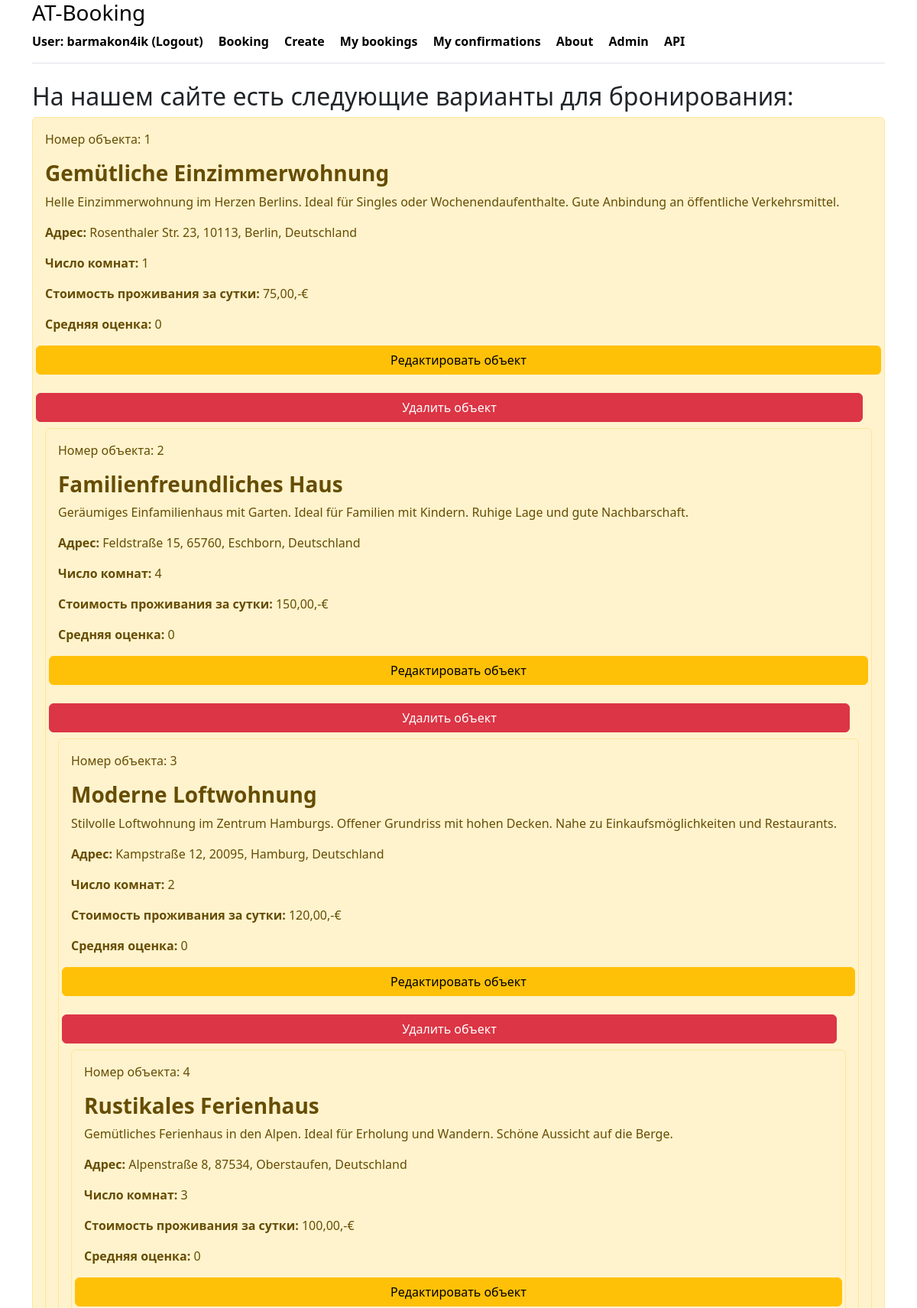
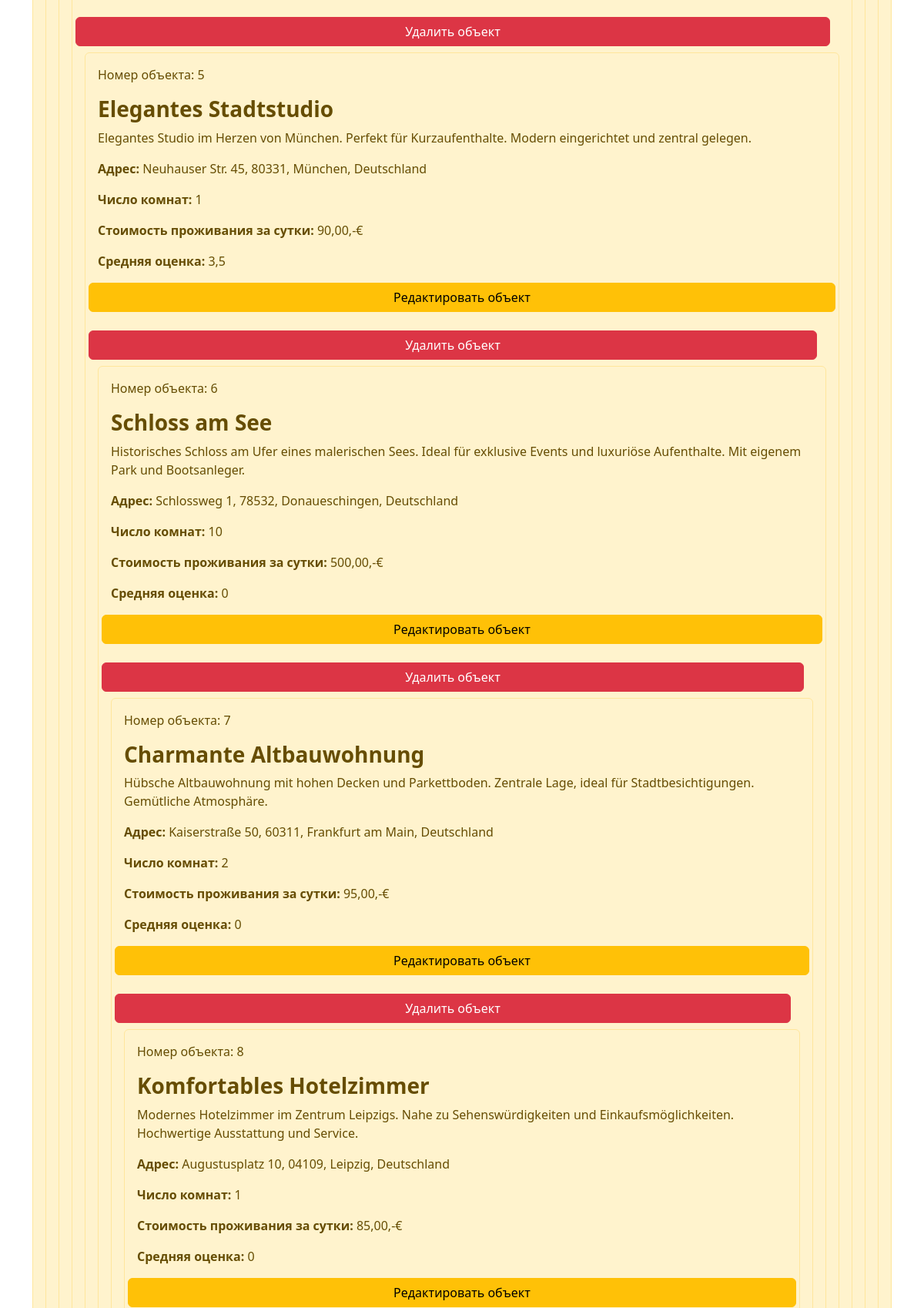
The app's page / (signed in, upper part) with its own data (2 pictures, top to bottom).
### booking/models.py (models this page shows, shortened)
class Housing(models.Model):
    class HousingType(models.TextChoices):
        APARTMENT = 'APARTMENT', 'Квартира'
        HOUSE = 'HOUSE', 'Дом'
        STUDIO = 'STUDIO', 'Студия'
        CASTLE = 'CASTLE', 'Замок'
        HOTEL = 'HOTEL', 'Гостиница'
        VILLA = 'VILLA', 'Вилла'
        COTTAGE = 'COTTAGE', 'Коттедж'
    name = models.CharField(_('Name of object'), max_length=100)
    type = models.CharField(
        _('Type of object'),
        max_length=20,
        choices=HousingType.choices,
        default=HousingType.APARTMENT
    )
    country = models.CharField(_('Country'), max_length=50)
    post_code = models.CharField(_('Postal code'), max_length=10)
    city = models.CharField(_('City'), max_length=50)
    street = models.CharField(_('Street'), max_length=50, null=True, blank=True)
    house_number = models.CharField(_('House number'), max_length=50, null=True, blank=True)
    rooms = models.IntegerField(_('Number of rooms'))
    description = models.TextField(_('Description'))
    price = models.DecimalField(_('Price'), max_digits=10, decimal_places=2)
    owner = models.ForeignKey(User, on_delete=models.CASCADE, related_name='owner_housings')
    is_visible = models.BooleanField(default=True)
    created_at = models.DateTimeField(auto_now_add=True)
    views = models.IntegerField(default=0)  # Поле для хранения количества просмотров
    class Meta:
        verbose_name_plural = _('housings')
        verbose_name = _('housing')
        indexes = [
            models.Index(fields=['type']),
            models.Index(fields=['price']),
        ]
    def get_average_rating(self):
        avg_rating = self.reviews.aggregate(Avg('rating')).get('rating__avg')
        return avg_rating if avg_rating is not None else 0  # Возвращаем 0, если нет отзывов

### booking/views.py (the view)
# urls.py: path('', index, name='index'),
def index(request):
    try:
        return render(request, 'booking/index.html', {
            'title': 'AT-Booking Просмотр объектов',
            'housing': user_filter(request)
        })
    except Exception as e:
        import logging
        logger = logging.getLogger(__name__)
        logger.error(f"Error occurred: {e}")
        return render(request, 'booking/error.html', {'error_message': str(e)})

### booking/views.py (called while the page is built)
def user_filter(request):
    user = request.user
    if user.is_staff or user.is_superuser:
        return Housing.objects.all().order_by('id')
    else:
        housing = Housing.objects.filter(
            is_visible=True
        ).order_by('-id')
        return housing | Housing.objects.filter(owner=user)

### booking/templates/booking/index.html (shortened to what this page needs)
{% extends 'booking/base.html' %}
{% block content %}
    <h2>На нашем сайте есть следующие варианты для бронирования:</h2>
    {% if housing %}
        {% for el in housing %}
            <div class="alert alert-warning mt-2">
                <p>Номер объекта: {{ el.id }}</p>
                 <h3><strong>{{ el.name }}</strong></h3>
                 <p>{{ el.description }}</p>
                 <p><strong>Адрес:</strong> {{ el.street }} {{ el.house_number }}, {{ el.post_code }}, {{ el.city }}, {{ el.country }}</p>
                 <p><strong>Число комнат:</strong> {{ el.rooms }}</p>
                 <p><strong>Стоимость проживания за сутки:</strong> {{ el.price }},-€</p>
                 <p><strong>Средняя оценка:</strong> {{ el.get_average_rating }}</p>
                {% if user == el.owner or user.is_staff %}
                    <div class="row">
                        <a href="{% url 'edit_housing' el.id %}" class="btn btn-warning">Редактировать объект</a>
                        <div action="{% url 'delete_housing' el.id %}" method="post" style="display:inline;">
                        </div>
                    <br>
                    <div class="row">
                    <button type="submit" class="btn btn-danger">Удалить объект</button>
                    </div>
                {% endif %}
            </div>
        {% endfor %}
    {% else %}
        <div class="alert alert-warning mt-2">
            <p>Записей нет</p>
        </div>
    {% endif %}
{% endblock %}

### booking/templates/booking/base.html (shortened to what this page needs)
<!DOCTYPE html>
<html lang="ru">
<head>
    <link rel="stylesheet" href="https://cdn.jsdelivr.net/npm/bootstrap@5.3.3/dist/css/bootstrap.min.css">
</head>
<body>
<div class="container">
   <div class="d-flex flex-column flex-md-row align-items-center pb-3 mb-4 border-bottom">
       <a href="/" class="d-flex align-items-center link-body-emphasis text-decoration-none">
        <strong>
          <a class="link-body-emphasis text-decoration-none" href="{% url 'index' %}"><h3>AT-Booking</h3></a>
               {% if user.is_authenticated %}
                   <a class="me-3 py-2 link-body-emphasis text-decoration-none" href="{% url 'logout' %}">User: {{ user.username }} (Logout) </a>
               {% else %}
                   <a class="me-3 py-2 link-body-emphasis text-decoration-none" href="{% url 'login' %}">Login</a>
               {% endif %}
               <a class="me-3 py-2 link-body-emphasis text-decoration-none" href="{% url 'housing_list' %}">Booking</a>
               <a class="me-3 py-2 link-body-emphasis text-decoration-none" href="{% url 'create' %}">Create</a>
               <a class="me-3 py-2 link-body-emphasis text-decoration-none" href="{% url 'my_bookings' %}">My bookings</a>
                <a class="me-3 py-2 link-body-emphasis text-decoration-none" href="{% url 'my_confirmation' %}">My confirmations</a>
                <a class="me-3 py-2 link-body-emphasis text-decoration-none" href="{% url 'about' %}">About</a>
            <a class="me-3 py-2 link-body-emphasis text-decoration-none" href="/admin/">Admin</a>
               <a class="me-3 py-2 link-body-emphasis text-decoration-none" href="/api/">API</a>
        </strong>
   </div>
</div>
<div class="container">
    {% block content %}{% endblock %}
</body>
</html>

### records on screen
Housing: id "1", name "Gemütliche Einzimmerwohnung", description "Helle Einzimmerwohnung im Herzen Berlins. Ideal für Singles oder Wochenendaufenthalte. Gute Anbindung an öffentliche Verkehrsmittel.", street "Rosenthaler Str.", house_number "23", post_code "10113", city "Berlin", country "Deutschland", rooms "1", price "75,00", get_average_rating "0", shows "Редактировать объект"
Housing: id "2", name "Familienfreundliches Haus", description "Geräumiges Einfamilienhaus mit Garten. Ideal für Familien mit Kindern. Ruhige Lage und gute Nachbarschaft.", street "Feldstraße", house_number "15", post_code "65760", city "Eschborn", country "Deutschland", rooms "4", price "150,00", get_average_rating "0", shows "Редактировать объект"
Housing: id "3", name "Moderne Loftwohnung", description "Stilvolle Loftwohnung im Zentrum Hamburgs. Offener Grundriss mit hohen Decken. Nahe zu Einkaufsmöglichkeiten und Restaurants.", street "Kampstraße", house_number "12", post_code "20095", city "Hamburg", country "Deutschland", rooms "2", price "120,00", get_average_rating "0", shows "Редактировать объект"
Housing: id "4", name "Rustikales Ferienhaus", description "Gemütliches Ferienhaus in den Alpen. Ideal für Erholung und Wandern. Schöne Aussicht auf die Berge.", street "Alpenstraße", house_number "8", post_code "87534", city "Oberstaufen", country "Deutschland", rooms "3", price "100,00", get_average_rating "0", shows "Редактировать объект"
Housing: id "5", name "Elegantes Stadtstudio", description "Elegantes Studio im Herzen von München. Perfekt für Kurzaufenthalte. Modern eingerichtet und zentral gelegen.", street "Neuhauser Str.", house_number "45", post_code "80331", city "München", country "Deutschland", rooms "1", price "90,00", get_average_rating "3,5", shows "Редактировать объект"
Housing: id "6", name "Schloss am See", description "Historisches Schloss am Ufer eines malerischen Sees. Ideal für exklusive Events und luxuriöse Aufenthalte. Mit eigenem Park und Bootsanleger.", street "Schlossweg", house_number "1", post_code "78532", city "Donaueschingen", country "Deutschland", rooms "10", price "500,00", get_average_rating "0", shows "Редактировать объект"
Housing: id "7", name "Charmante Altbauwohnung", description "Hübsche Altbauwohnung mit hohen Decken und Parkettboden. Zentrale Lage, ideal für Stadtbesichtigungen. Gemütliche Atmosphäre.", street "Kaiserstraße", house_number "50", post_code "60311", city "Frankfurt am Main", country "Deutschland", rooms "2", price "95,00", get_average_rating "0", shows "Редактировать объект"
Housing: id "8", name "Komfortables Hotelzimmer", description "Modernes Hotelzimmer im Zentrum Leipzigs. Nahe zu Sehenswürdigkeiten und Einkaufsmöglichkeiten. Hochwertige Ausstattung und Service.", street "Augustusplatz", house_number "10", post_code "04109", city "Leipzig", country "Deutschland", rooms "1", price "85,00", get_average_rating "0", shows "Редактировать объект"

### other values on screen
{{ user.username }} "barmakon4ik"
